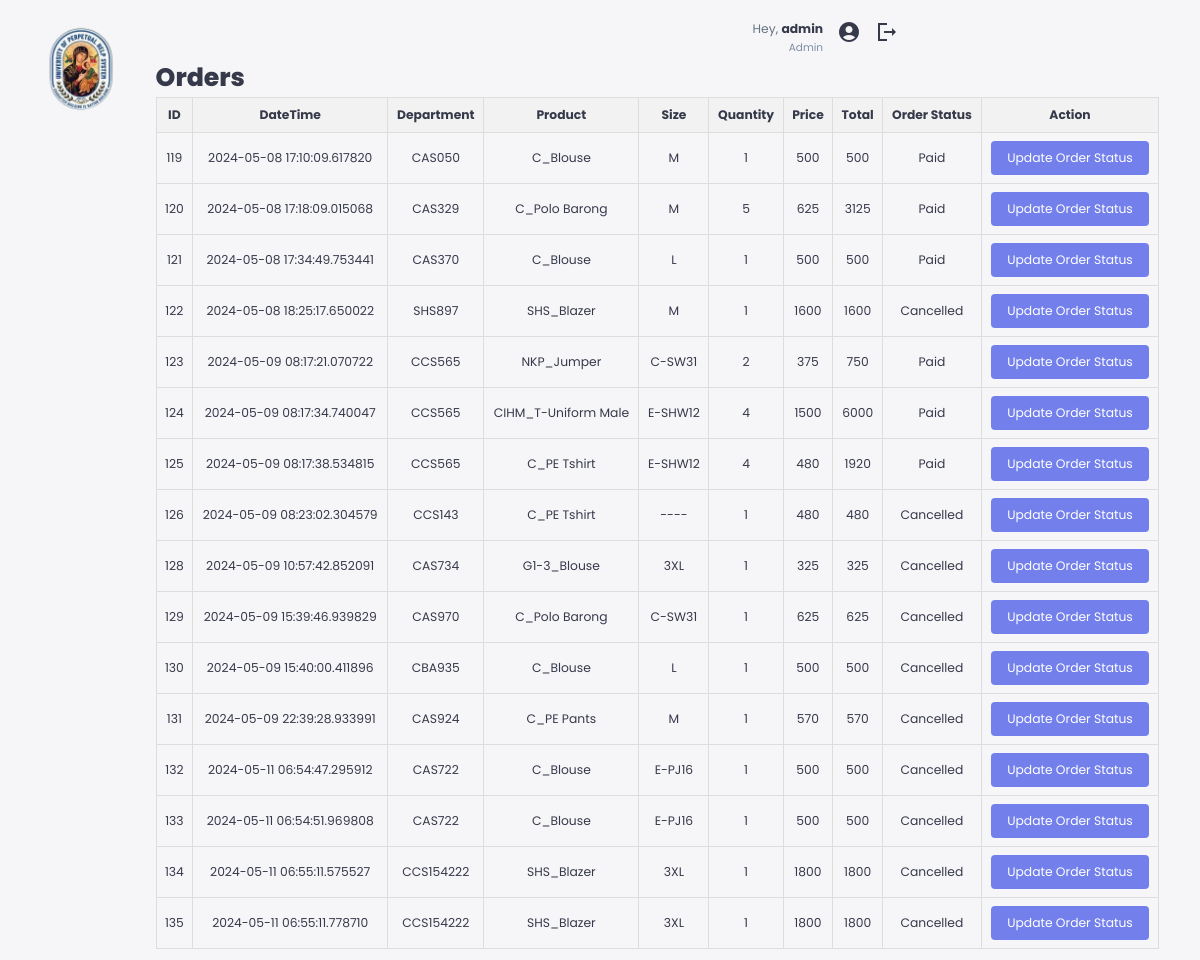
Page /dashboard/orders.php on the committed database.
### tables this page shows
CREATE TABLE `signup` (
  `username` varchar(255) NOT NULL,
  `firstname` varchar(255) NOT NULL,
  `lastname` varchar(255) NOT NULL,
  `email` varchar(255) NOT NULL,
  `password` varchar(255) NOT NULL
);

CREATE TABLE `orders` (
  `ID` int(11) NOT NULL,
  `DateTime` datetime(6) DEFAULT current_timestamp(6),
  `department` varchar(255) NOT NULL,
  `product` varchar(255) NOT NULL,
  `size` varchar(255) NOT NULL,
  `quantity` varchar(255) NOT NULL,
  `price` varchar(255) NOT NULL,
  `subtotal` int(255) NOT NULL,
  `orderstatus` varchar(255) DEFAULT 'Pending'
);

### dashboard/orders.php (the view, shortened to what this page needs)
<?php
$host = "localhost";
$username = "id22081870_usc";
$password = "#Uphsl123";
$database = "id22081870_usc";
$conn = new mysqli($host, $username, $password, $database);
$sql = "SELECT * FROM orders";
$result = $conn->query($sql);
$sql_username = "SELECT username FROM signup";
$result_username = $conn->query($sql_username);
if ($result_username->num_rows > 0) {
    while($row_username = $result_username->fetch_assoc()) {
        $username = $row_username["username"];
    }
} else {
    $username = "Guest";
}
?>
<!DOCTYPE html>
<html lang="en">
<head>
    <link rel="stylesheet" href="/dashboard/style.css">
</head>
<body>
    <div class="container">
        <aside>
            <div class="top">
                <div class="logo">
                    <img src="logo.png">
                </div>
            </div>
            <div class="sidebar">
                <a href="Dashboard.php">
                </a>
                <a href="orders.php">
                </a>
            </div>
        </aside>
        <div class="right">
            <div class="top">
                <div class="profile">
                    <div class="info">
                        <p>Hey, <b><?php echo $username; ?></b></p>
                        <small class="text-muted">Admin</small>
                    </div>
                    <div class="profile-photo">
                        <span class="material-icons-sharp">account_circle</span>
                    </div>
                    <a href="/dashboard/login/index.php" class="logout-btn">
                        <span class="material-icons-sharp">logout</span>
                    </a>
                </div>
            </div>
            <h1>Orders</h1>
            <table>
                <tr>
                    <th>ID</th>
                    <th>DateTime</th>
                    <th>Department</th>
                    <th>Product</th>
                    <th>Size</th>
                    <th>Quantity</th>
                    <th>Price</th>
                    <th>Total</th>
                    <th>Order Status</th>
                    <th>Action</th>
                </tr>
                <?php
                if ($result->num_rows > 0) {
                    while($row = $result->fetch_assoc()) {
                        echo "<tr>";
                        echo "<td>" . $row["ID"] . "</td>";
                        echo "<td>" . $row["DateTime"] . "</td>";
                        echo "<td>" . $row["department"] . "</td>";
                        echo "<td>" . $row["product"] . "</td>";
                        echo "<td>" . $row["size"] . "</td>";
                        echo "<td>" . $row["quantity"] . "</td>";
                        echo "<td>" . $row["price"] . "</td>";
                        echo "<td>" . $row["subtotal"] . "</td>";
                        echo "<td>" . $row["orderstatus"] . "</td>";
                        echo "<td><a class='update-btn' href='update_status.php?ID=" . $row["ID"] . "'>Update Order Status</a></td>";
                        echo "</tr>";
                    }
                } else {
                    echo "<tr><td colspan='10'>No orders found.</td></tr>";
                }
                ?>
            </table>
        </div>
    </div>
</body>
</html>

### dashboard/style.css (style rules this page uses)
:root { --color-primamry:#7380ec; --color-danger:#ff7782; --color-success:#41f1b6; --color-warning:#ffbb55; --color-white:#fff; --color-info-dark:#7d8da1; --color-info-light:#dce1eb; --color-dark:#363949; --color-light:rgba(132,139,200,0.18); --color-primary-variant:#111e88; --color-dark-variant: #677483; --color-background:#f6f6f9; --card-border-radius: 2rem; --border-radius-1:0.4rem; --border-radius-2:0.8rem; --border-radius-3:1.2rem; --card-padding: 1.8rem; --padding-1:1.2rem; --box-shadow: 0 2rem 3rem var(--color-light); }
* { margin: 0; padding: 0; outline: 0; appearance:none; border: 0; text-decoration: none; list-style: none; box-sizing: border-box; }
html { font-size: 14px; }
.container { display: grid; width: 100%; margin: 0 auto; gap: 1.8rem; grid-template-columns: 14rem auto 23rem; }
body { width: 90vw; height: 90vh; font-family: poppins, san-serif; font-size: 0.88rem; background: var(--color-background); user-select: none; overflow: auto; color: var(--color-dark); }
a { color: var(--color-dark); }
img { display: block; width: 100% }
h1 { font-weight: 800; font-size: 1.8rem; }
small { font-size: 0.75rem; }
.profile-photo { widows: 2.3rem; height: 2.8rem; border-radius: 50%; overflow: hidden; }
.text-muted { color: var(--color-info-dark); }
p { color: var(--color-dark-variant); }
b { color: var(--color-dark); }
aside { height: 120vh; }
aside .top { display: flex; align-items: center; justify-content: space-between; margin-top: 1.4rem; }
aside .logo { display: flex; gap: 0.8rem; }
aside .sidebar { display: flex; flex-direction: column; height: 76vh; position: relative; top: 3rem; }
aside .sidebar a { display: flex; color: var(--color-dark); margin-left: 2rem; gap: 1rem; align-items:center; position: relative; height: 3.7rem; transition: all 300ms ease; }
.right { margin-top: 1.4rem; }
.right .top { display: flex; justify-content: end; gap: 2rem; }
.right .top .profile { display: flex; gap: 1rem; text-align: right; }
@media screen  and (max-width: 1200px) { .container { width: 94%; grid-template-columns: 7rem auto 23rem; } }
@media screen  and (max-width: 1200px) { aside .sidebar a { width: 5.6rem; } }

### dashboard/orders.php (style rules this page uses)
table { border-collapse: collapse; width: 135%; margin: 0 auto; }
th, td { border: 1px solid #ddd; padding: 8px; text-align: center; }
th { background-color: #f2f2f2; }
.update-btn { background-color: #7380ec; color: white; padding: 8px 16px; border: none; border-radius: 4px; text-decoration: none; display: inline-block; cursor: pointer; }

### rows in the picture
signup: username "admin"
orders: ID "119", DateTime "2024-05-08 17:10:09.617820", department "CAS050", product "C_Blouse", size "M", quantity "1", price "500", subtotal "500", orderstatus "Paid"
orders: ID "120", DateTime "2024-05-08 17:18:09.015068", department "CAS329", product "C_Polo Barong", size "M", quantity "5", price "625", subtotal "3125", orderstatus "Paid"
orders: ID "121", DateTime "2024-05-08 17:34:49.753441", department "CAS370", product "C_Blouse", size "L", quantity "1", price "500", subtotal "500", orderstatus "Paid"
orders: ID "122", DateTime "2024-05-08 18:25:17.650022", department "SHS897", product "SHS_Blazer", size "M", quantity "1", price "1600", subtotal "1600", orderstatus "Cancelled"
orders: ID "123", DateTime "2024-05-09 08:17:21.070722", department "CCS565", product "NKP_Jumper", size "C-SW31", quantity "2", price "375", subtotal "750", orderstatus "Paid"
orders: ID "124", DateTime "2024-05-09 08:17:34.740047", department "CCS565", product "CIHM_T-Uniform Male", size "E-SHW12", quantity "4", price "1500", subtotal "6000", orderstatus "Paid"
orders: ID "125", DateTime "2024-05-09 08:17:38.534815", department "CCS565", product "C_PE Tshirt", size "E-SHW12", quantity "4", price "480", subtotal "1920", orderstatus "Paid"
orders: ID "126", DateTime "2024-05-09 08:23:02.304579", department "CCS143", product "C_PE Tshirt", size "----", quantity "1", price "480", subtotal "480", orderstatus "Cancelled"
orders: ID "128", DateTime "2024-05-09 10:57:42.852091", department "CAS734", product "G1-3_Blouse", size "3XL", quantity "1", price "325", subtotal "325", orderstatus "Cancelled"
orders: ID "129", DateTime "2024-05-09 15:39:46.939829", department "CAS970", product "C_Polo Barong", size "C-SW31", quantity "1", price "625", subtotal "625", orderstatus "Cancelled"
orders: ID "130", DateTime "2024-05-09 15:40:00.411896", department "CBA935", product "C_Blouse", size "L", quantity "1", price "500", subtotal "500", orderstatus "Cancelled"
orders: ID "131", DateTime "2024-05-09 22:39:28.933991", department "CAS924", product "C_PE Pants", size "M", quantity "1", price "570", subtotal "570", orderstatus "Cancelled"
orders: ID "132", DateTime "2024-05-11 06:54:47.295912", department "CAS722", product "C_Blouse", size "E-PJ16", quantity "1", price "500", subtotal "500", orderstatus "Cancelled"
orders: ID "133", DateTime "2024-05-11 06:54:51.969808", department "CAS722", product "C_Blouse", size "E-PJ16", quantity "1", price "500", subtotal "500", orderstatus "Cancelled"
orders: ID "134", DateTime "2024-05-11 06:55:11.575527", department "CCS154222", product "SHS_Blazer", size "3XL", quantity "1", price "1800", subtotal "1800", orderstatus "Cancelled"
orders: ID "135", DateTime "2024-05-11 06:55:11.778710", department "CCS154222", product "SHS_Blazer", size "3XL", quantity "1", price "1800", subtotal "1800", orderstatus "Cancelled"
